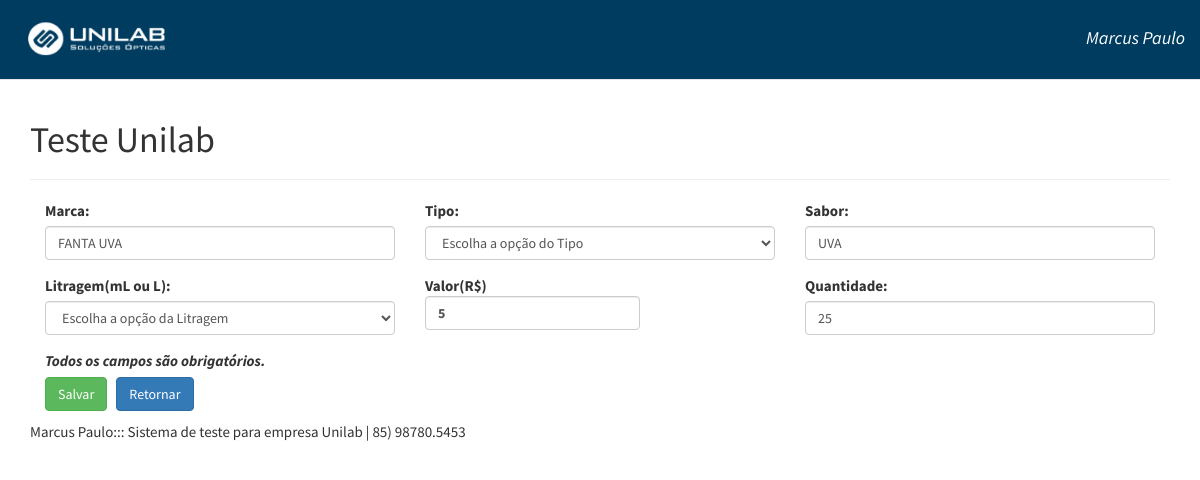
/editar/30, run on the app's committed database.
### tables this page shows
CREATE TABLE `contatos` (
  `id` int(11) NOT NULL,
  `nome` varchar(255) DEFAULT NULL,
  `tipo` varchar(255) DEFAULT NULL,
  `sabor` varchar(255) DEFAULT NULL,
  `litragem` varchar(255) DEFAULT NULL,
  `valor` varchar(255) DEFAULT NULL,
  `quantidade` varchar(255) DEFAULT NULL,
  `email` varchar(255) DEFAULT NULL
);

### application/controllers/Base.php (called while the page is built, shortened)
<?php
class Base extends CI_Controller {
	public function Editar(){
		$id = $this->uri->segment(2);
		$dados['contato'] = $this->contatos_model->GetById($id);
		$this->load->view('editar',$dados);
	}
}

### index.php (called while the page is built, shortened)
<?php
require_once BASEPATH.'core/CodeIgniter.php';

### application/models/Contatos_model.php (called while the page is built, shortened)
<?php
class Contatos_model extends MY_Model {
    function __construct() {
        $this->table = 'contatos';
    }
}

### application/core/MY_Model.php (called while the page is built, shortened)
<?php
class MY_Model extends CI_Model {
  var $table = "";
  function GetById($id) {
    $this->db->where('id', $id);
    $query = $this->db->get($this->table);
    if ($query->num_rows() > 0) {
      return $query->row_array();
    } else {
      return null;
    }
  }
}

### application/views/editar.php (the view, shortened to what this page needs)
<div class="container">
	<div class="page-header">
		<h1>Teste Unilab</h1>
	</div>
	<form method="post" action="<?=base_url('atualizar')?>" enctype="multipart/form-data">
		<div class="col-md-4">
			<div class="form-group">
				<label>Marca:</label>
				<input type="text" name="nome" class="form-control" value="<?=$contato['nome']?>" required/>
			</div>
		</div>
 	    <div class="col-md-4">
			<div class="form-group">
				<label>Tipo:</label>
				<select name="tipo" class="form-control" value="<?=$contato['tipo']?>" required/>
                  <option value="">Escolha a op&ccedil;&atilde;o do Tipo</option>
			</div>
		</div>
		 <div class="col-md-4">
			<div class="form-group">
				<label>Sabor:</label>
				<input type="text" name="sabor" class="form-control" value="<?=$contato['sabor']?>" required/>
			</div>
		</div>
		 <div class="col-md-4">
			<div class="form-group">
				<label>Litragem(mL ou L):</label>
               <select name="litragem" class="form-control" value="<?=$contato['litragem']?>" required/>
                  <option value="">Escolha a op&ccedil;&atilde;o da Litragem</option>
			</div>
		</div>
		 <div class="col-md-4">
			<div class="form-group">
              <label>Valor(R$)</labelth>
				<input type="number" name="valor" class="form-control" value="<?=$contato['valor']?>" required/>
			</div>
		</div>
		 <div class="col-md-4">
			<div class="form-group">
				<label>Quantidade:</label>
				<input type="number" name="quantidade" class="form-control" value="<?=$contato['quantidade']?>" required/>
			</div>
		</div>
	<div class="col-md-4">
			<label><em>Todos os campos são obrigatórios.</em></label>
			<input type="submit" value="Salvar" class="btn btn-success" />
			<a class='btn btn-primary' href="JavaScript: window.history.back();">Retornar</a>
		</div>
	</form>
</div>

### assets/css/estilo.css (style rules this page uses)
html { position: relative; min-height: 100%; }
body { font-family: "Source Sans Pro", Helvetica, Arial, sans-serif; font-size: 15px; min-height: 100%; padding-top: 80px; position:relative; }
a { color:#dd4814; }
.container { width: auto; max-width: 1170px; padding: 0 15px; }

### data on the page
contatos: nome "FANTA UVA", sabor "UVA", valor "5", quantidade "25"
